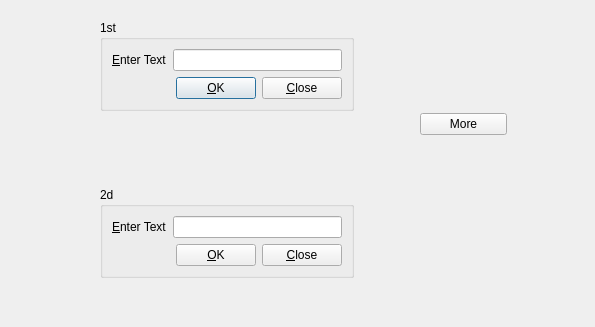
<?xml version="1.0" encoding="UTF-8"?>
<ui version="4.0">
 <class>MyDialogWindow</class>
 <widget class="QDialog" name="MyDialogWindow">
  <property name="geometry">
   <rect>
    <x>0</x>
    <y>0</y>
    <width>595</width>
    <height>327</height>
   </rect>
  </property>
  <property name="windowTitle">
   <string>Dialog</string>
  </property>
  <widget class="QWidget" name="">
   <property name="geometry">
    <rect>
     <x>100</x>
     <y>20</y>
     <width>254</width>
     <height>258</height>
    </rect>
   </property>
   <layout class="QVBoxLayout" name="verticalLayout_3">
    <item>
     <widget class="QGroupBox" name="First">
      <property name="title">
       <string>1st</string>
      </property>
      <layout class="QGridLayout" name="gridLayout">
       <item row="0" column="0">
        <layout class="QVBoxLayout" name="verticalLayout">
         <item>
          <layout class="QHBoxLayout" name="horizontalLayout">
           <item>
            <widget class="QLabel" name="label">
             <property name="text">
              <string>&amp;Enter Text</string>
             </property>
             <property name="buddy">
              <cstring>lineEdit</cstring>
             </property>
            </widget>
           </item>
           <item>
            <widget class="QLineEdit" name="lineEdit"/>
           </item>
          </layout>
         </item>
         <item>
          <layout class="QHBoxLayout" name="horizontalLayout_2">
           <item>
            <spacer name="horizontalSpacer">
             <property name="orientation">
              <enum>Qt::Horizontal</enum>
             </property>
             <property name="sizeHint" stdset="0">
              <size>
               <width>40</width>
               <height>20</height>
              </size>
             </property>
            </spacer>
           </item>
           <item>
            <widget class="QPushButton" name="OKButton">
             <property name="text">
              <string>&amp;OK</string>
             </property>
            </widget>
           </item>
           <item>
            <widget class="QPushButton" name="CloseButton">
             <property name="text">
              <string>&amp;Close</string>
             </property>
            </widget>
           </item>
          </layout>
         </item>
        </layout>
       </item>
      </layout>
     </widget>
    </item>
    <item>
     <spacer name="verticalSpacer">
      <property name="orientation">
       <enum>Qt::Vertical</enum>
      </property>
      <property name="sizeHint" stdset="0">
       <size>
        <width>20</width>
        <height>40</height>
       </size>
      </property>
     </spacer>
    </item>
    <item>
     <widget class="QGroupBox" name="First_2">
      <property name="title">
       <string>2d</string>
      </property>
      <layout class="QGridLayout" name="gridLayout_2">
       <item row="0" column="0">
        <layout class="QVBoxLayout" name="verticalLayout_2">
         <item>
          <layout class="QHBoxLayout" name="horizontalLayout_3">
           <item>
            <widget class="QLabel" name="label_2">
             <property name="text">
              <string>&amp;Enter Text</string>
             </property>
             <property name="buddy">
              <cstring>lineEdit</cstring>
             </property>
            </widget>
           </item>
           <item>
            <widget class="QLineEdit" name="lineEdit_2"/>
           </item>
          </layout>
         </item>
         <item>
          <layout class="QHBoxLayout" name="horizontalLayout_4">
           <item>
            <spacer name="horizontalSpacer_2">
             <property name="orientation">
              <enum>Qt::Horizontal</enum>
             </property>
             <property name="sizeHint" stdset="0">
              <size>
               <width>40</width>
               <height>20</height>
              </size>
             </property>
            </spacer>
           </item>
           <item>
            <widget class="QPushButton" name="OKButton_2">
             <property name="text">
              <string>&amp;OK</string>
             </property>
            </widget>
           </item>
           <item>
            <widget class="QPushButton" name="CloseButton_2">
             <property name="text">
              <string>&amp;Close</string>
             </property>
            </widget>
           </item>
          </layout>
         </item>
        </layout>
       </item>
      </layout>
     </widget>
    </item>
   </layout>
  </widget>
  <widget class="QWidget" name="">
   <property name="geometry">
    <rect>
     <x>420</x>
     <y>60</y>
     <width>87</width>
     <height>75</height>
    </rect>
   </property>
   <layout class="QVBoxLayout" name="verticalLayout_4">
    <item>
     <spacer name="verticalSpacer_2">
      <property name="orientation">
       <enum>Qt::Vertical</enum>
      </property>
      <property name="sizeHint" stdset="0">
       <size>
        <width>20</width>
        <height>40</height>
       </size>
      </property>
     </spacer>
    </item>
    <item>
     <widget class="QPushButton" name="pushButton">
      <property name="text">
       <string>More</string>
      </property>
     </widget>
    </item>
   </layout>
  </widget>
 </widget>
 <tabstops>
  <tabstop>lineEdit</tabstop>
  <tabstop>OKButton</tabstop>
  <tabstop>CloseButton</tabstop>
 </tabstops>
 <resources/>
 <connections>
  <connection>
   <sender>OKButton</sender>
   <signal>clicked()</signal>
   <receiver>MyDialogWindow</receiver>
   <slot>accept()</slot>
   <hints>
    <hint type="sourcelabel">
     <x>228</x>
     <y>145</y>
    </hint>
    <hint type="destinationlabel">
     <x>235</x>
     <y>179</y>
    </hint>
   </hints>
  </connection>
  <connection>
   <sender>CloseButton</sender>
   <signal>clicked()</signal>
   <receiver>MyDialogWindow</receiver>
   <slot>reject()</slot>
   <hints>
    <hint type="sourcelabel">
     <x>387</x>
     <y>135</y>
    </hint>
    <hint type="destinationlabel">
     <x>339</x>
     <y>180</y>
    </hint>
   </hints>
  </connection>
 </connections>
</ui>
